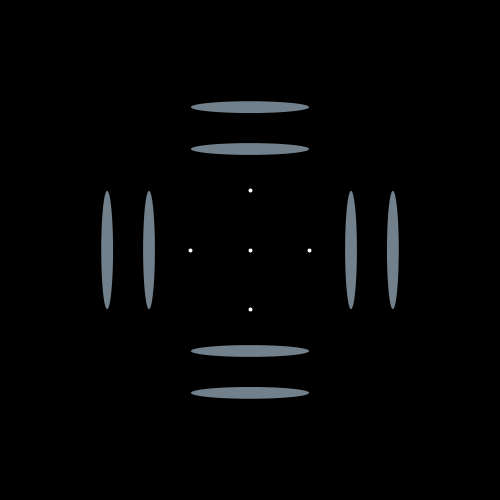
Frame 1 (no input)
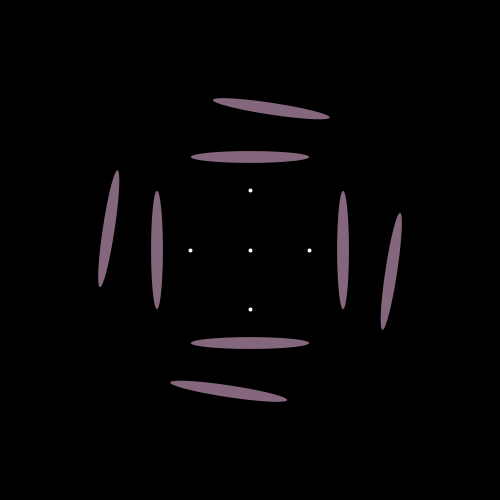
Frame 60 (the mouse pressed at the canvas centre just before this capture)
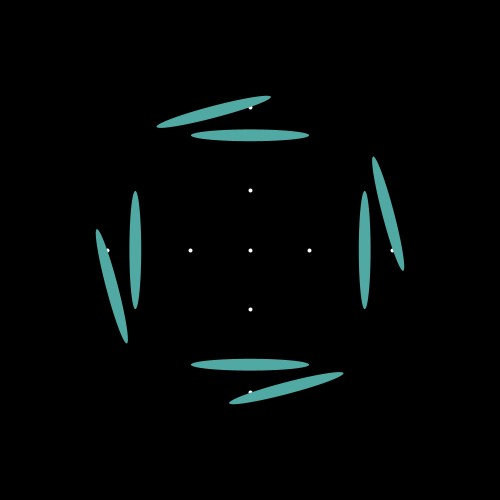
Frame 120 (the mouse held since frame 60 and released just before this capture)

The Processing sketch that drew these frames (run headless with seeded random() and noise(); from frame 60 on, the mouse is pressed at the canvas centre):

// Processing sketch: Module
// ── Module.pde
boolean displayPoints = true;
int div = 1;
float scl, a;

void setup() {
  size(500, 500);
  background(0);
  scl = width/3.5;
}

void draw() {
  background(0);
  translate(width/2,height/2);
  for (int x = 0; x < div; x++) {
    for (int y = 0; y < div; y++) {
      float param = 5.0*(x+y)/div;
      module(2*scl*x, 2*scl*y, scl, sin(a+param));
    }
  }
  a+=0.05;
}

void module(float x, float y, float scl, float param) {
  pushMatrix();

  translate(x, y);
  if (displayPoints) {
    strokeWeight(4);
    stroke(255);
    //Origin
    point(0, 0);

    //Inner Square
    point(0, -0.414214*scl);
    point(0, 0.414214*scl);
    point(-0.414214*scl, 0);
    point(0.414214*scl, 0);

    //Outer square
    point(0, -1*scl);
    point(0, 1*scl);
    point(1*scl, 0);
    point(-1*scl, 0);
  }

  edge(0, scl, true, false, param);
  edge(90, scl, true, false, param);
  edge(180, scl, true, false, param);
  edge(270, scl, true, false, param);

  edge(45, scl, false, true, param);
  edge(135, scl, false, true, param);
  edge(225, scl, false, true, param);
  edge(315, scl, false, true, param);
  popMatrix();
}

void edge(float angle, float scl, boolean move, boolean mirror, float param) {
  pushMatrix();
  rotate(radians(angle));
  if (mirror) rotate(map(param, -1, 1, 0, PI/2));
  if (move) translate(0, map(param, -1, 1, 0, -0.586*scl));

  elline(0, scl*1, 0.828*scl, param);
  popMatrix();
}


void elline(float x, float y, float r, float param) {
  pushMatrix();
  noStroke();
  fill(lerpColor(#0CFFD2, #D60043, map(param, -1, 1, 0, 1)));
  translate(x, y);
  ellipse(0, 0, r, r*0.1);
  popMatrix();
}
